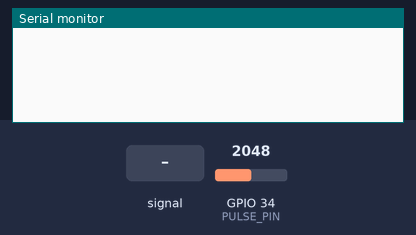
Recording of a sketch running on a simulated ESP32. Parts: the last lines printed to the serial monitor. The inputs (shaded band) are chosen by the test bench; at power-on: GPIO 34 (PULSE_PIN) = 2048 (analog values on the 0–4095 scale).

Above: at 1.5 s.
1.6 s: GPIO 34 (PULSE_PIN) fed a 200 Hz sine of ±1023 counts around its level
At 1.81 s:
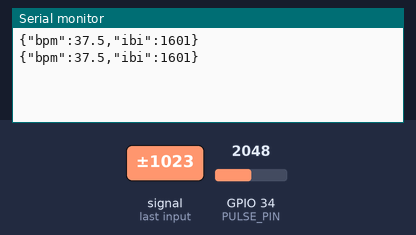
3.7 s: GPIO 34 (PULSE_PIN) set to 2866
At 3.71 s:
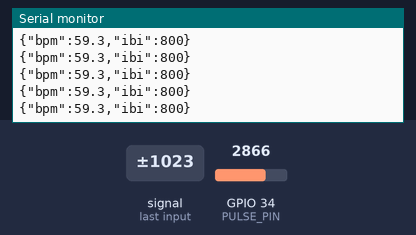
5.2 s: GPIO 34 (PULSE_PIN) fed a 1000 Hz sine of ±1023 counts around its level
At 5.31 s:
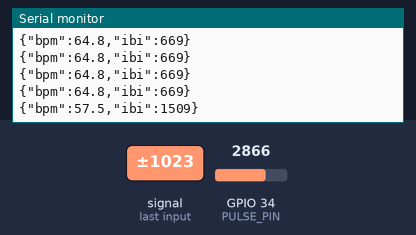
Timing chart, 0 to 8.2 s (numbered marks = the images above; inputs shaded):
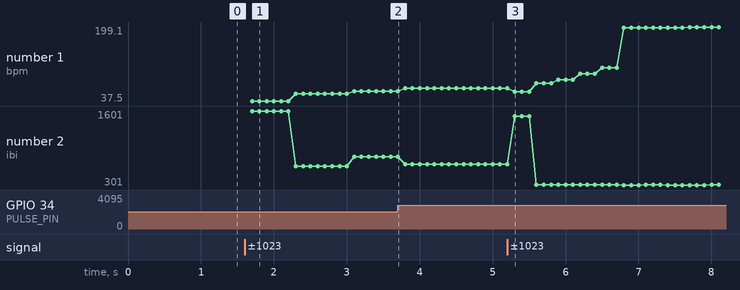

Measured:
- after the input at 1.6 s, the serial monitor: prints a new line after 0.10 s (image 1)
- after the input at 5.2 s, the serial monitor: prints a new line after 0.10 s (image 3)
- plotted number 1: 59.3 → 64.8 after the input at 3.7 s, 64.8 → 195.7 after the input at 5.2 s
- plotted number 2: 800 → 669 after the input at 3.7 s, 669 → 306 after the input at 5.2 s

The sketch:

domain_esp32.ino
```cpp
/* ============================================================
   DOMAIN — firmware de referinta pentru ESP32
   ------------------------------------------------------------
   Rolul lui: sa scoata pe Serial, la 115200 baud, cate o linie
   JSON per masuratoare, in formatul pe care il asteapta site-ul:

       {"bpm":78.2,"ibi":767}

   bpm — batai pe minut (float)
   ibi — inter-beat interval in milisecunde (optional, dar
         TRIMITE-L daca poti: din el se calculeaza HRV/RMSSD,
         care e un indicator de stres mai rapid decat BPM-ul.)

   Trimite ~10 linii pe secunda. Nu trimite mai des de 20 Hz —
   nu castigi nimic si incarci degeaba serialul.

   Senzorul: exemplul de mai jos e pentru un senzor analogic
   simplu (tip pulse sensor pe A0 / GPIO34). Daca folositi
   MAX30102, inlocuiti blocul de detectie a batailor cu
   biblioteca SparkFun MAX3010x si pastrati partea de output.
   ============================================================ */

#define PULSE_PIN 34          // ADC1_CH6 pe majoritatea placilor ESP32
#define SAMPLE_HZ 200         // rata de esantionare a semnalului brut
#define OUTPUT_HZ 10          // rata la care raportam catre PC

unsigned long lastSample = 0;
unsigned long lastOutput = 0;
unsigned long lastBeat   = 0;

int   threshold   = 2048;     // prag adaptiv
int   sigMin      = 4095;
int   sigMax      = 0;
bool  above       = false;

float bpm         = 0;
float ibiMs       = 0;

// mediere pe ultimele 5 intervale — scoate zgomotul fara sa
// intarzie prea mult raspunsul la o crestere brusca de puls
const int NIBI = 5;
float ibiBuf[NIBI];
int   ibiIdx = 0;
int   ibiCount = 0;

void setup() {
  Serial.begin(115200);
  analogReadResolution(12);
  delay(300);
}

void loop() {
  unsigned long now = millis();

  /* ---------- 1. esantionare + detectia batailor ---------- */
  if (now - lastSample >= (1000 / SAMPLE_HZ)) {
    lastSample = now;
    int v = analogRead(PULSE_PIN);

    if (v < sigMin) sigMin = v;
    if (v > sigMax) sigMax = v;

    // prag la 65% din amplitudinea recenta
    threshold = sigMin + (sigMax - sigMin) * 0.65;

    // front crescator peste prag = o bataie, cu refractar de 300ms
    if (!above && v > threshold && (now - lastBeat) > 300) {
      above = true;
      float thisIbi = now - lastBeat;
      lastBeat = now;

      if (thisIbi > 300 && thisIbi < 2000) {   // 30..200 BPM
        ibiBuf[ibiIdx] = thisIbi;
        ibiIdx = (ibiIdx + 1) % NIBI;
        if (ibiCount < NIBI) ibiCount++;

        float sum = 0;
        for (int i = 0; i < ibiCount; i++) sum += ibiBuf[i];
        float avg = sum / ibiCount;

        ibiMs = thisIbi;      // intervalul BRUT — necesar pentru HRV
        bpm   = 60000.0 / avg;
      }
    }
    if (above && v < threshold) above = false;

    // decadere lenta a min/max, ca pragul sa se readapteze
    if (now % 1000 < (1000 / SAMPLE_HZ)) {
      sigMin += 4;
      sigMax -= 4;
      if (sigMax < sigMin + 100) { sigMin = 0; sigMax = 4095; }
    }
  }

  /* ---------- 2. raportare catre PC ---------- */
  if (now - lastOutput >= (1000 / OUTPUT_HZ)) {
    lastOutput = now;
    if (bpm > 25 && bpm < 220) {
      Serial.print("{\"bpm\":");
      Serial.print(bpm, 1);
      Serial.print(",\"ibi\":");
      Serial.print(ibiMs, 0);
      Serial.println("}");
    }
  }
}
```
